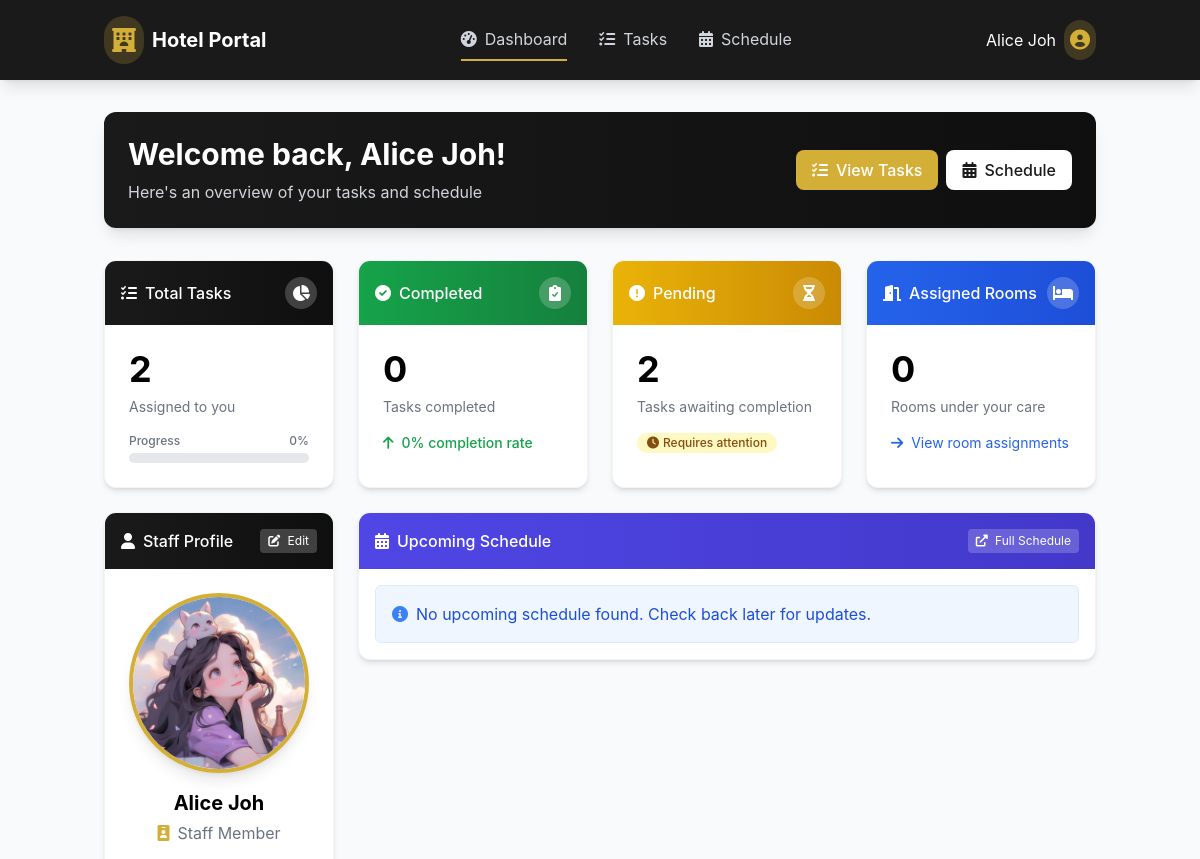
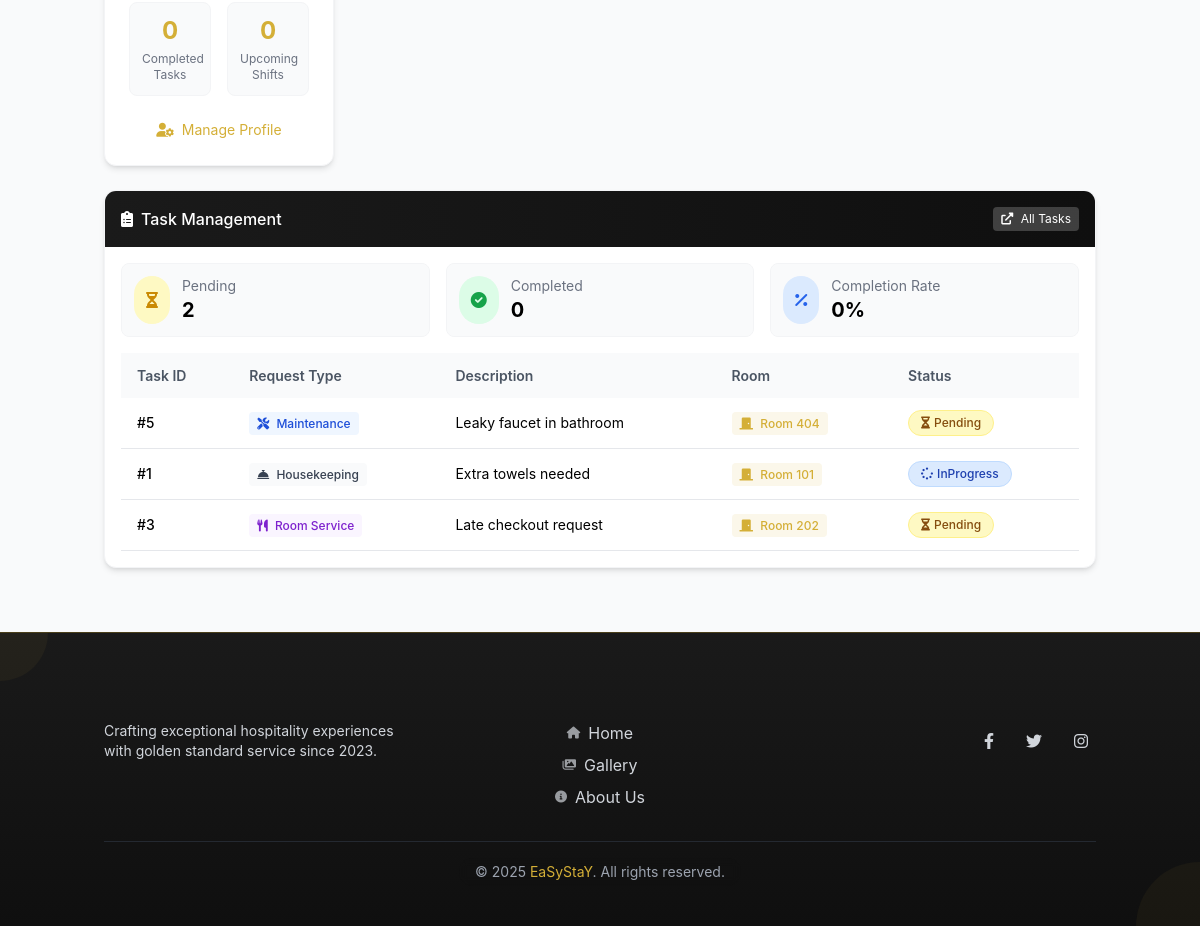
Screenshot of /staff/dashboard.php (signed in) with the database file from the repository (2 pictures, top to bottom).
### tables this page shows
CREATE TABLE `assignedtasks` (
  `TaskID` int(11) NOT NULL,
  `RequestID` int(11) DEFAULT NULL,
  `StaffID` int(11) DEFAULT NULL,
  `AssignmentDateTime` timestamp NOT NULL DEFAULT current_timestamp(),
  `TaskStatus` enum('Pending','InProgress','Completed') DEFAULT 'Pending'
);

CREATE TABLE `servicerequests` (
  `RequestID` int(11) NOT NULL,
  `BookingID` int(11) DEFAULT NULL,
  `UserID` int(11) DEFAULT NULL,
  `RequestType` varchar(255) NOT NULL,
  `Description` text DEFAULT NULL,
  `Status` enum('Pending','Assigned','Completed') DEFAULT 'Pending',
  `CreatedAt` timestamp NOT NULL DEFAULT current_timestamp()
);

CREATE TABLE `rooms` (
  `RoomID` int(11) NOT NULL,
  `RoomNumber` varchar(50) NOT NULL,
  `RoomType` varchar(100) NOT NULL,
  `Description` text DEFAULT NULL,
  `BasePrice` decimal(10,2) NOT NULL,
  `AvailabilityStatus` enum('Available','Occupied','Maintenance') DEFAULT 'Available',
  `CreatedAt` timestamp NOT NULL DEFAULT current_timestamp()
);

### staff/dashboard.php (the view, shortened to what the rows shown need)
<?php
require '../config/db.con.php';
$taskStats = $conn->query("
    SELECT
        SUM(CASE WHEN TaskStatus = 'Completed' THEN 1 ELSE 0 END) as completed,
        SUM(CASE WHEN TaskStatus = 'Pending' THEN 1 ELSE 0 END) as pending
    FROM AssignedTasks
    WHERE StaffID = {$_SESSION['UserID']}
");
$stats = $taskStats->fetch_assoc();
$completedTasks = $stats['completed'] ?? 0;
$pendingTasks = $stats['pending'] ?? 0;
$assignedRooms = $conn->query("
    SELECT COUNT(DISTINCT b.RoomID) as rooms
    FROM ServiceRequests sr
    JOIN Bookings b ON sr.BookingID = b.BookingID
    WHERE sr.UserID = {$_SESSION['UserID']}
")->fetch_assoc()['rooms'] ?? 0;
$taskQuery = $conn->prepare("
    SELECT t.TaskID, sr.RequestType, sr.Description, t.TaskStatus, b.RoomID, r.RoomNumber
    FROM AssignedTasks t
    LEFT JOIN ServiceRequests sr ON t.RequestID = sr.RequestID
    LEFT JOIN Bookings b ON sr.BookingID = b.BookingID
    LEFT JOIN Rooms r ON b.RoomID = r.RoomID
    WHERE t.StaffID = ?
    ORDER BY t.AssignmentDateTime DESC
");
$taskQuery->bind_param("i", $_SESSION['UserID']);
$taskQuery->execute();
$taskResult = $taskQuery->get_result();
?>
<!DOCTYPE html>
<html lang="en">
<head>
    <script src="https://cdn.tailwindcss.com"></script>
    <link href="https://cdnjs.cloudflare.com/ajax/libs/font-awesome/6.0.0/css/all.min.css" rel="stylesheet">
    <link href="https://unpkg.com/aos@2.3.1/dist/aos.css" rel="stylesheet">
</head>
<body class="bg-gray-50 min-h-screen font-sans">
    <div class="container mx-auto px-4 py-8">
        <div class="bg-gradient-to-r from-primary to-primary-dark rounded-xl shadow-lg mb-8 overflow-hidden" data-aos="fade-down">
            <div class="flex flex-col md:flex-row items-center justify-between p-6">
                <div class="mb-4 md:mb-0">
                    <h1 class="text-2xl md:text-3xl font-bold text-white">Welcome back, <?= htmlspecialchars($_SESSION['FullName']) ?>!</h1>
                </div>
            </div>
        </div>
        <div class="grid grid-cols-1 md:grid-cols-2 lg:grid-cols-4 gap-6">
            <div class="col-span-1" data-aos="fade-up" data-aos-delay="100">
                <div class="bg-white rounded-xl shadow-md h-full overflow-hidden card-hover border border-gray-100">
                    <div class="p-6 flex flex-col">
                        <h2 class="text-4xl font-bold mb-2"><?= $completedTasks + $pendingTasks ?></h2>
                    </div>
                </div>
            </div>
            <div class="col-span-1" data-aos="fade-up" data-aos-delay="200">
                <div class="bg-white rounded-xl shadow-md h-full overflow-hidden card-hover border border-gray-100">
                    <div class="p-6 flex flex-col">
                        <h2 class="text-4xl font-bold mb-2"><?= $completedTasks ?></h2>
                    </div>
                </div>
            </div>
            <div class="col-span-1" data-aos="fade-up" data-aos-delay="300">
                <div class="bg-white rounded-xl shadow-md h-full overflow-hidden card-hover border border-gray-100">
                    <div class="p-6 flex flex-col">
                        <h2 class="text-4xl font-bold mb-2"><?= $pendingTasks ?></h2>
                    </div>
                </div>
            </div>
            <div class="col-span-1" data-aos="fade-up" data-aos-delay="400">
                <div class="bg-white rounded-xl shadow-md h-full overflow-hidden card-hover border border-gray-100">
                    <div class="p-6 flex flex-col">
                        <h2 class="text-4xl font-bold mb-2"><?= $assignedRooms ?></h2>
                    </div>
                </div>
            </div>
            <div class="col-span-1 lg:col-span-4" data-aos="fade-up" data-aos-delay="700">
                <div class="bg-white rounded-xl shadow-md overflow-hidden card-hover border border-gray-100">
                    <div class="p-4">
                        <?php if ($taskResult->num_rows > 0): ?>
                            <div class="overflow-x-auto">
                                <table class="w-full table-auto">
                                    <thead>
                                        <tr class="bg-gray-50 text-gray-600 text-sm leading-normal">
                                            <th class="py-3 px-4 text-left font-semibold">Task ID</th>
                                            <th class="py-3 px-4 text-left font-semibold">Request Type</th>
                                            <th class="py-3 px-4 text-left font-semibold">Description</th>
                                            <th class="py-3 px-4 text-left font-semibold">Room</th>
                                            <th class="py-3 px-4 text-left font-semibold">Status</th>
                                        </tr>
                                    </thead>
                                    <tbody>
                                        <?php
                                        if ($taskResult && $taskResult->num_rows > 0) {
                                            $taskResult->data_seek(0);
                                            $count = 0;
                                            while (($task = $taskResult->fetch_assoc()) && $count < 5):
                                                $count++;
                                                $taskId = isset($task['TaskID']) ? $task['TaskID'] : 'N/A';
                                                $requestType = isset($task['RequestType']) ? $task['RequestType'] : '';
                                                $description = isset($task['Description']) ? $task['Description'] : '';
                                                $roomNumber = isset($task['RoomNumber']) && !empty($task['RoomNumber']) ? $task['RoomNumber'] : (isset($task['RoomID']) && !empty($task['RoomID']) ? $task['RoomID'] : 'N/A');
                                                $taskStatus = isset($task['TaskStatus']) ? $task['TaskStatus'] : '';
                                        ?>
                                        <tr class="table-row-hover border-b border-gray-200 text-sm">
                                            <td class="py-3 px-4">
                                                <span class="font-medium">#<?= $taskId ?></span>
                                            </td>
                                            <td class="py-3 px-4">
                                                <?php
                                                $requestTypeIcon = '';
                                                $requestTypeClass = '';
                                                if (!empty($requestType)) {
                                                    switch(strtolower($requestType)) {
                                                        case 'maintenance':
                                                            $requestTypeIcon = 'fa-tools';
                                                            $requestTypeClass = 'bg-blue-50 text-blue-700';
                                                            break;
                                                        case 'room service':
                                                            $requestTypeIcon = 'fa-utensils';
                                                            $requestTypeClass = 'bg-purple-50 text-purple-700';
                                                            break;
                                                        default:
                                                            $requestTypeIcon = 'fa-concierge-bell';
                                                            $requestTypeClass = 'bg-gray-50 text-gray-700';
                                                    }
                                                } else {
                                                    $requestTypeIcon = 'fa-question-circle';
                                                    $requestTypeClass = 'bg-gray-50 text-gray-700';
                                                }
                                                ?>
                                                <span class="<?= $requestTypeClass ?> py-1 px-2 rounded text-xs font-medium">
                                                    <i class="fas <?= $requestTypeIcon ?> mr-1"></i>
                                                    <?= htmlspecialchars($requestType) ?>
                                                </span>
                                            </td>
                                            <td class="py-3 px-4">
                                                <div class="truncate max-w-xs"><?= htmlspecialchars($description) ?></div>
                                            </td>
                                            <td class="py-3 px-4">
                                                <span class="bg-accent/10 text-accent py-1 px-2 rounded text-xs font-medium">
                                                    <i class="fas fa-door-closed mr-1"></i>
                                                    <?= $roomNumber !== 'N/A' ? 'Room ' . $roomNumber : 'No Room Assigned' ?>
                                                </span>
                                            </td>
                                            <td class="py-3 px-4">
                                                <?php
                                                $statusClass = '';
                                                $statusIcon = '';
                                                if (!empty($taskStatus)) {
                                                    switch(strtolower($taskStatus)) {
                                                        case 'pending':
                                                            $statusClass = 'bg-yellow-100 text-yellow-800 border border-yellow-200';
                                                            $statusIcon = 'fa-hourglass-half';
                                                            break;
                                                        case 'inprogress':
                                                            $statusClass = 'bg-blue-100 text-blue-800 border border-blue-200';
                                                            $statusIcon = 'fa-spinner fa-spin';
                                                            break;
                                                    }
                                                } else {
                                                    $statusClass = 'bg-gray-100 text-gray-800 border border-gray-200';
                                                    $statusIcon = 'fa-question-circle';
                                                }
                                                ?>
                                                <span class="px-3 py-1 rounded-full text-xs font-medium inline-flex items-center <?= $statusClass ?>">
                                                    <i class="fas <?= $statusIcon ?> mr-1"></i>
                                                    <?= $taskStatus ?>
                                                </span>
                                            </td>
                                        </tr>
                                        <?php
                                            endwhile;
                                        }
                                        ?>
                                    </tbody>
                                </table>
                            </div>
                        <?php endif; ?>
                    </div>
                </div>
            </div>
        </div>
    </div>
    <?php include_once '../includes/sub_footer.php';?>
</body>
</html>

### rows the page displays
assignedtasks: TaskID "5", RequestID.RequestType "Maintenance", RequestID.Description "Leaky faucet in bathroom", rooms.RoomNumber "404", TaskStatus "Pending"
assignedtasks: TaskID "1", RequestID.RequestType "Housekeeping", RequestID.Description "Extra towels needed", rooms.RoomNumber "101", TaskStatus "InProgress"
assignedtasks: TaskID "3", RequestID.RequestType "Room Service", RequestID.Description "Late checkout request", rooms.RoomNumber "202", TaskStatus "Pending"

### other values shown
$_SESSION['FullName'] "Alice Joh"
$completedTasks + $pendingTasks "2"
$completedTasks "0"
$pendingTasks "2"
$assignedRooms "0"
$scheduleResult->num_rows "0"
